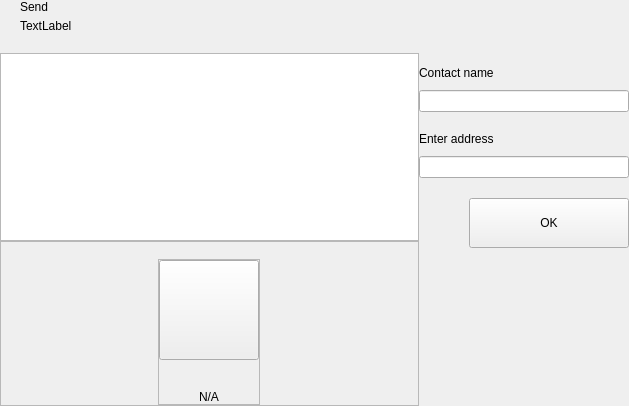
<?xml version="1.0" encoding="UTF-8"?>
<ui version="4.0">
 <class>AddressesWidget</class>
 <widget class="QWidget" name="AddressesWidget">
  <property name="geometry">
   <rect>
    <x>0</x>
    <y>0</y>
    <width>629</width>
    <height>406</height>
   </rect>
  </property>
  <property name="windowTitle">
   <string>Form</string>
  </property>
  <layout class="QHBoxLayout" name="horizontalLayout_2" stretch="2,1">
   <property name="spacing">
    <number>0</number>
   </property>
   <property name="leftMargin">
    <number>0</number>
   </property>
   <property name="topMargin">
    <number>0</number>
   </property>
   <property name="rightMargin">
    <number>0</number>
   </property>
   <property name="bottomMargin">
    <number>0</number>
   </property>
   <item>
    <widget class="QWidget" name="left" native="true">
     <layout class="QVBoxLayout" name="verticalLayout_3">
      <property name="leftMargin">
       <number>0</number>
      </property>
      <property name="topMargin">
       <number>0</number>
      </property>
      <property name="rightMargin">
       <number>0</number>
      </property>
      <property name="bottomMargin">
       <number>0</number>
      </property>
      <item>
       <layout class="QVBoxLayout" name="verticalLayout_21">
        <property name="spacing">
         <number>0</number>
        </property>
        <item>
         <layout class="QHBoxLayout" name="horizontalLayout_3">
          <property name="spacing">
           <number>0</number>
          </property>
          <property name="leftMargin">
           <number>20</number>
          </property>
          <property name="rightMargin">
           <number>10</number>
          </property>
          <item>
           <layout class="QVBoxLayout" name="verticalLayout_8">
            <property name="spacing">
             <number>5</number>
            </property>
            <item>
             <widget class="QLabel" name="labelTitle">
              <property name="text">
               <string>Send</string>
              </property>
             </widget>
            </item>
            <item alignment="Qt::AlignTop">
             <widget class="QLabel" name="labelSubtitle1">
              <property name="text">
               <string>TextLabel</string>
              </property>
             </widget>
            </item>
           </layout>
          </item>
          <item>
           <spacer name="horizontalSpacer11">
            <property name="orientation">
             <enum>Qt::Horizontal</enum>
            </property>
            <property name="sizeHint" stdset="0">
             <size>
              <width>40</width>
              <height>20</height>
             </size>
            </property>
           </spacer>
          </item>
         </layout>
        </item>
        <item>
         <layout class="QVBoxLayout" name="verticalLayout_6"/>
        </item>
        <item>
         <spacer name="verticalSpacer_4">
          <property name="orientation">
           <enum>Qt::Vertical</enum>
          </property>
          <property name="sizeType">
           <enum>QSizePolicy::Fixed</enum>
          </property>
          <property name="sizeHint" stdset="0">
           <size>
            <width>20</width>
            <height>20</height>
           </size>
          </property>
         </spacer>
        </item>
        <item>
         <widget class="QListView" name="listAddresses">
          <property name="mouseTracking">
           <bool>true</bool>
          </property>
         </widget>
        </item>
        <item>
         <widget class="QFrame" name="emptyContainer">
          <property name="minimumSize">
           <size>
            <width>0</width>
            <height>100</height>
           </size>
          </property>
          <property name="frameShape">
           <enum>QFrame::StyledPanel</enum>
          </property>
          <property name="frameShadow">
           <enum>QFrame::Raised</enum>
          </property>
          <layout class="QVBoxLayout" name="verticalLayout_7" stretch="1,8">
           <property name="spacing">
            <number>0</number>
           </property>
           <property name="leftMargin">
            <number>0</number>
           </property>
           <property name="topMargin">
            <number>0</number>
           </property>
           <property name="rightMargin">
            <number>0</number>
           </property>
           <property name="bottomMargin">
            <number>0</number>
           </property>
           <item>
            <spacer name="verticalSpacer">
             <property name="orientation">
              <enum>Qt::Vertical</enum>
             </property>
             <property name="sizeHint" stdset="0">
              <size>
               <width>20</width>
               <height>20</height>
              </size>
             </property>
            </spacer>
           </item>
           <item alignment="Qt::AlignHCenter|Qt::AlignVCenter">
            <widget class="QFrame" name="emptyScreen">
             <property name="sizePolicy">
              <sizepolicy hsizetype="Expanding" vsizetype="Expanding">
               <horstretch>0</horstretch>
               <verstretch>0</verstretch>
              </sizepolicy>
             </property>
             <property name="frameShape">
              <enum>QFrame::StyledPanel</enum>
             </property>
             <property name="frameShadow">
              <enum>QFrame::Raised</enum>
             </property>
             <layout class="QVBoxLayout" name="verticalLayout">
              <property name="spacing">
               <number>30</number>
              </property>
              <property name="leftMargin">
               <number>0</number>
              </property>
              <property name="topMargin">
               <number>0</number>
              </property>
              <property name="rightMargin">
               <number>0</number>
              </property>
              <property name="bottomMargin">
               <number>0</number>
              </property>
              <item alignment="Qt::AlignHCenter|Qt::AlignVCenter">
               <widget class="QPushButton" name="pushImgEmpty">
                <property name="minimumSize">
                 <size>
                  <width>100</width>
                  <height>100</height>
                 </size>
                </property>
                <property name="maximumSize">
                 <size>
                  <width>100</width>
                  <height>100</height>
                 </size>
                </property>
                <property name="focusPolicy">
                 <enum>Qt::NoFocus</enum>
                </property>
                <property name="text">
                 <string/>
                </property>
                <property name="iconSize">
                 <size>
                  <width>100</width>
                  <height>100</height>
                 </size>
                </property>
               </widget>
              </item>
              <item alignment="Qt::AlignHCenter|Qt::AlignVCenter">
               <widget class="QLabel" name="labelEmpty">
                <property name="styleSheet">
                 <string notr="true"/>
                </property>
                <property name="text">
                 <string>N/A</string>
                </property>
                <property name="alignment">
                 <set>Qt::AlignCenter</set>
                </property>
               </widget>
              </item>
             </layout>
            </widget>
           </item>
          </layout>
         </widget>
        </item>
       </layout>
      </item>
     </layout>
    </widget>
   </item>
   <item>
    <widget class="QWidget" name="right" native="true">
     <layout class="QVBoxLayout" name="verticalLayout_5">
      <property name="leftMargin">
       <number>0</number>
      </property>
      <property name="topMargin">
       <number>0</number>
      </property>
      <property name="rightMargin">
       <number>0</number>
      </property>
      <property name="bottomMargin">
       <number>0</number>
      </property>
      <item>
       <layout class="QVBoxLayout" name="verticalLayout_4">
        <property name="spacing">
         <number>6</number>
        </property>
        <item>
         <widget class="OptionButton" name="btnAddContact" native="true">
          <property name="minimumSize">
           <size>
            <width>0</width>
            <height>50</height>
           </size>
          </property>
         </widget>
        </item>
        <item>
         <widget class="QWidget" name="layoutNewContact" native="true">
          <layout class="QVBoxLayout" name="verticalLayout_71">
           <property name="spacing">
            <number>0</number>
           </property>
           <property name="leftMargin">
            <number>0</number>
           </property>
           <property name="topMargin">
            <number>10</number>
           </property>
           <property name="rightMargin">
            <number>0</number>
           </property>
           <property name="bottomMargin">
            <number>20</number>
           </property>
           <item>
            <layout class="QVBoxLayout" name="verticalLayout11">
             <property name="spacing">
              <number>10</number>
             </property>
             <item>
              <widget class="QLabel" name="labelName">
               <property name="text">
                <string>Contact name</string>
               </property>
              </widget>
             </item>
             <item>
              <widget class="QLineEdit" name="lineEditName"/>
             </item>
            </layout>
           </item>
           <item>
            <spacer name="verticalSpacer_3">
             <property name="orientation">
              <enum>Qt::Vertical</enum>
             </property>
             <property name="sizeType">
              <enum>QSizePolicy::Minimum</enum>
             </property>
             <property name="sizeHint" stdset="0">
              <size>
               <width>20</width>
               <height>20</height>
              </size>
             </property>
            </spacer>
           </item>
           <item>
            <layout class="QVBoxLayout" name="verticalLayout_2">
             <property name="spacing">
              <number>10</number>
             </property>
             <item>
              <widget class="QLabel" name="labelAddress">
               <property name="text">
                <string>Enter address</string>
               </property>
              </widget>
             </item>
             <item>
              <widget class="QLineEdit" name="lineEditAddress"/>
             </item>
            </layout>
           </item>
           <item>
            <spacer name="verticalSpacer_2">
             <property name="orientation">
              <enum>Qt::Vertical</enum>
             </property>
             <property name="sizeType">
              <enum>QSizePolicy::Fixed</enum>
             </property>
             <property name="sizeHint" stdset="0">
              <size>
               <width>20</width>
               <height>20</height>
              </size>
             </property>
            </spacer>
           </item>
           <item>
            <layout class="QHBoxLayout" name="horizontalLayout">
             <property name="spacing">
              <number>0</number>
             </property>
             <item>
              <spacer name="horizontalSpacer_3">
               <property name="orientation">
                <enum>Qt::Horizontal</enum>
               </property>
               <property name="sizeHint" stdset="0">
                <size>
                 <width>40</width>
                 <height>20</height>
                </size>
               </property>
              </spacer>
             </item>
             <item>
              <widget class="QPushButton" name="btnSave">
               <property name="minimumSize">
                <size>
                 <width>160</width>
                 <height>50</height>
                </size>
               </property>
               <property name="focusPolicy">
                <enum>Qt::NoFocus</enum>
               </property>
               <property name="text">
                <string>OK</string>
               </property>
              </widget>
             </item>
            </layout>
           </item>
          </layout>
         </widget>
        </item>
        <item>
         <spacer name="verticalSpacer_5">
          <property name="orientation">
           <enum>Qt::Vertical</enum>
          </property>
          <property name="sizeHint" stdset="0">
           <size>
            <width>20</width>
            <height>40</height>
           </size>
          </property>
         </spacer>
        </item>
       </layout>
      </item>
     </layout>
    </widget>
   </item>
  </layout>
 </widget>
 <customwidgets>
  <customwidget>
   <class>OptionButton</class>
   <extends>QWidget</extends>
   <header>qt/tutela/optionbutton.h</header>
   <container>1</container>
  </customwidget>
 </customwidgets>
 <resources/>
 <connections/>
</ui>
